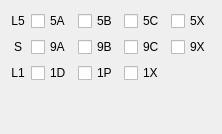
     <widget class="QWidget" name="tabNavIC">
      <attribute name="title">
       <string>NavIC</string>
      </attribute>
      <layout class="QGridLayout" name="gridLayout_2" columnstretch="0,1,1,1,1">
       <item row="1" column="1">
        <widget class="QCheckBox" name="I52">
         <property name="toolTip">
          <string>A SPS</string>
         </property>
         <property name="text">
          <string>9A</string>
         </property>
        </widget>
       </item>
       <item row="0" column="1">
        <widget class="QCheckBox" name="I49">
         <property name="toolTip">
          <string>A SPS</string>
         </property>
         <property name="text">
          <string>5A</string>
         </property>
        </widget>
       </item>
       <item row="0" column="3">
        <widget class="QCheckBox" name="I51">
         <property name="toolTip">
          <string>C RS (P)</string>
         </property>
         <property name="text">
          <string>5C</string>
         </property>
        </widget>
       </item>
       <item row="0" column="2">
        <widget class="QCheckBox" name="I50">
         <property name="toolTip">
          <string>B RS (D)</string>
         </property>
         <property name="text">
          <string>5B</string>
         </property>
        </widget>
       </item>
       <item row="0" column="4">
        <widget class="QCheckBox" name="I26">
         <property name="toolTip">
          <string>B+C</string>
         </property>
         <property name="text">
          <string>5X</string>
         </property>
        </widget>
       </item>
       <item row="1" column="4">
        <widget class="QCheckBox" name="I55">
         <property name="toolTip">
          <string>B+C</string>
         </property>
         <property name="text">
          <string>9X</string>
         </property>
        </widget>
       </item>
       <item row="1" column="0">
        <widget class="QLabel" name="NavIC_S">
         <property name="text">
          <string>S</string>
         </property>
         <property name="alignment">
          <set>Qt::AlignmentFlag::AlignCenter</set>
         </property>
        </widget>
       </item>
       <item row="0" column="0">
        <widget class="QLabel" name="NavIC_L5">
         <property name="text">
          <string>L5</string>
         </property>
         <property name="alignment">
          <set>Qt::AlignmentFlag::AlignCenter</set>
         </property>
        </widget>
       </item>
       <item row="1" column="2">
        <widget class="QCheckBox" name="I53">
         <property name="toolTip">
          <string>B RS (D)</string>
         </property>
         <property name="text">
          <string>9B</string>
         </property>
        </widget>
       </item>
       <item row="1" column="3">
        <widget class="QCheckBox" name="I54">
         <property name="toolTip">
          <string>C RS (P)</string>
         </property>
         <property name="text">
          <string>9C</string>
         </property>
        </widget>
       </item>
       <item row="2" column="0">
        <widget class="QLabel" name="NavIC_L1">
         <property name="text">
          <string>L1</string>
         </property>
         <property name="alignment">
          <set>Qt::AlignmentFlag::AlignCenter</set>
         </property>
        </widget>
       </item>
       <item row="2" column="1">
        <widget class="QCheckBox" name="I56">
         <property name="toolTip">
          <string>D</string>
         </property>
         <property name="text">
          <string>1D</string>
         </property>
        </widget>
       </item>
       <item row="2" column="2">
        <widget class="QCheckBox" name="I02">
         <property name="toolTip">
          <string>P</string>
         </property>
         <property name="text">
          <string>1P</string>
         </property>
        </widget>
       </item>
       <item row="2" column="3">
        <widget class="QCheckBox" name="I12">
         <property name="toolTip">
          <string>D+P</string>
         </property>
         <property name="text">
          <string>1X</string>
         </property>
        </widget>
       </item>
       <item row="3" column="2">
        <spacer name="verticalSpacer_6">
         <property name="orientation">
          <enum>Qt::Orientation::Vertical</enum>
         </property>
         <property name="sizeHint" stdset="0">
          <size>
           <width>20</width>
           <height>40</height>
          </size>
         </property>
        </spacer>
       </item>
      </layout>
     </widget>
